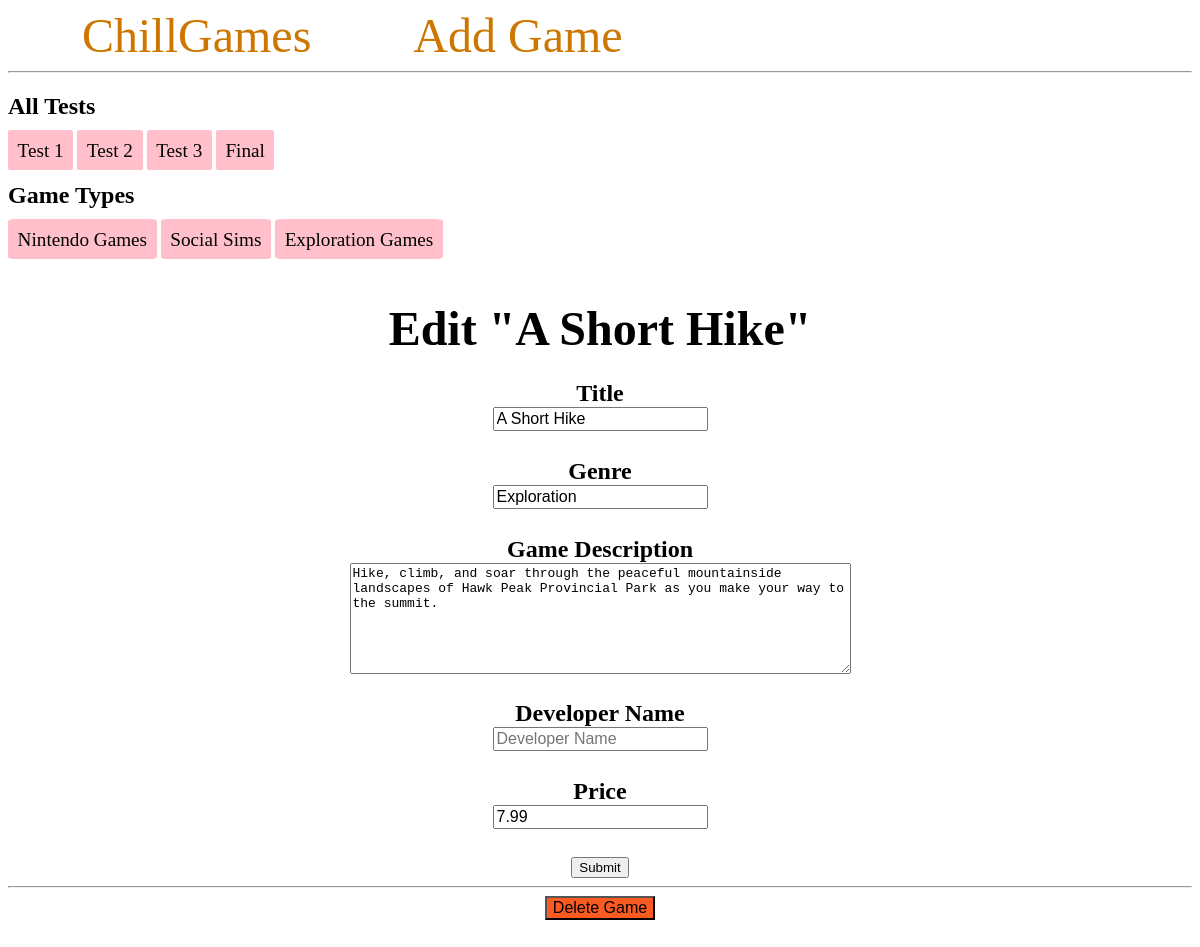
Page /1/edit/ on the committed database.
### tables this page shows
CREATE TABLE gametitle (
  game_id INTEGER NOT NULL PRIMARY KEY autoincrement,
  title VARCHAR(50) NOT NULL,
  genre VARCHAR(30) DEFAULT NULL,
  description TEXT DEFAULT NULL,
  dev_id INTEGER DEFAULT NULL,
  price FLOAT DEFAULT NULL
  );

### app.py (the view, shortened to what this page needs)
@app.route('/<int:game_id>/edit/', methods=('GET', 'POST'))
def edit(game_id):
    game = get_game(game_id)
    return render_template('edit.html', game=game)

### app.py (called while the page is built)
def get_db_connection():
  conn = sqlite3.connect('database.sqlite')
  conn.row_factory = sqlite3.Row
  return conn

def get_game(game_id):
    conn = get_db_connection()
    game = conn.execute('SELECT * FROM gametitle WHERE game_id = ?',
                        (game_id,)).fetchone()
    conn.close()
    if game is None:
        abort(404)
    return game

### templates/edit.html
{% extends 'base.html' %}
{% block content %}
    <h1>{% block title %} Edit "{{ game['title'] }}" {% endblock %}</h1>
    <form method="post">
        <label for="title">Title</label>
        <br>
        <input type="text" name="title"
               placeholder="Game title"
               value="{{ request.form['title'] or game['title']}}"></input>
        <br>
        <label for="genre">Genre</label>
        <br>
        <input type="text" name="genre"
               placeholder="Game genre"
               value="{{ request.form['genre'] or game['genre']}}"></input>
        <br>
        <label for="description">Game Description</label>
        <br>
        <textarea name="description"
                  placeholder="Game description"
                  rows="7"
                  cols="60"
                  >{{ request.form['description'] or game['description']}}</textarea>
        <br>
        <label for="dev_name">Developer Name</label>
        <br>
        <input type="text" name="dev_name"
               placeholder="Developer Name"
               value="{{ request.form['dev_name'] }}"></input>
        <br>
        <label for="price">Price</label>
        <br>
        <input type="number" name="price"
               placeholder="Price"
               value="{{ request.form['price'] or game['price']}}"></input>
        <br>
        <button type="submit">Submit</button>
    </form>
    <hr>
    <form action="{{ url_for('delete', game_id=game['game_id']) }}" method="POST">
        <input class="delete" type="submit" value="Delete Game"
                onclick="return confirm('Are you sure you want to delete this game?')">
    </form>
{% endblock %}

### templates/base.html (style rules this page uses)
.delete { background-color: #fb5b20; }
h1 { text-align: center; font-size: 3em; margin-bottom: .5em; }
form { text-align: center; }
label { font-weight: bold; font-size: 1.5em; padding-top: 1em; }
input, textarea { margin-bottom: 1.7em; font-size: 1em; }

### rows in the picture
gametitle: title "A Short Hike", genre "Exploration", description "Hike, climb, and soar through the peaceful mountainside landscapes of Hawk Peak Provincial Park as you make your way to the summit.", price "7.99"
